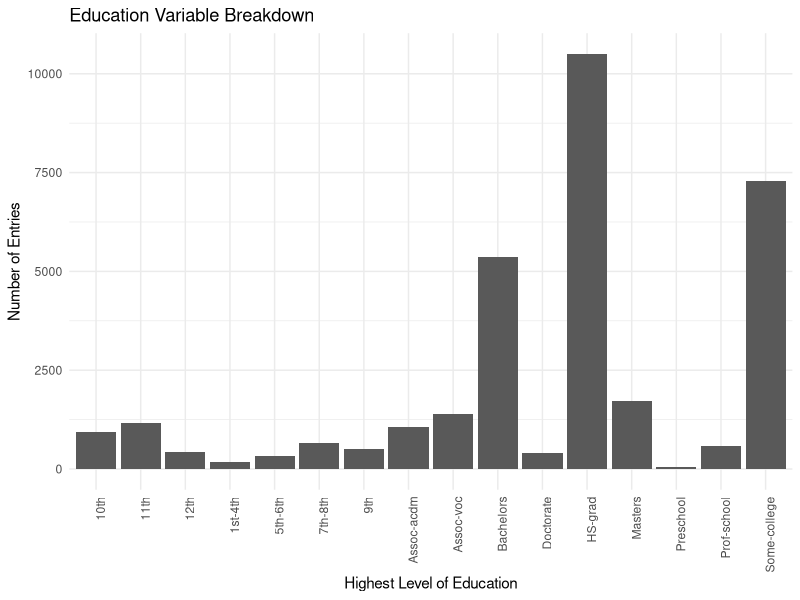
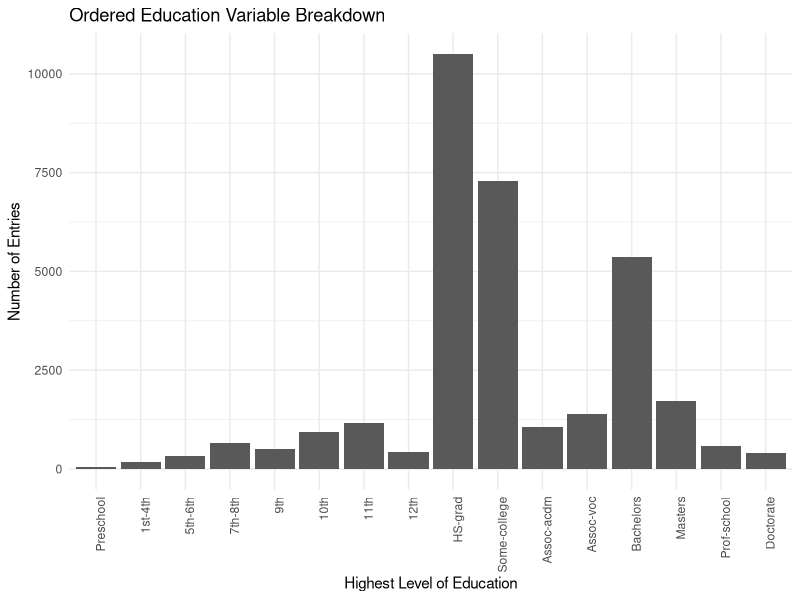
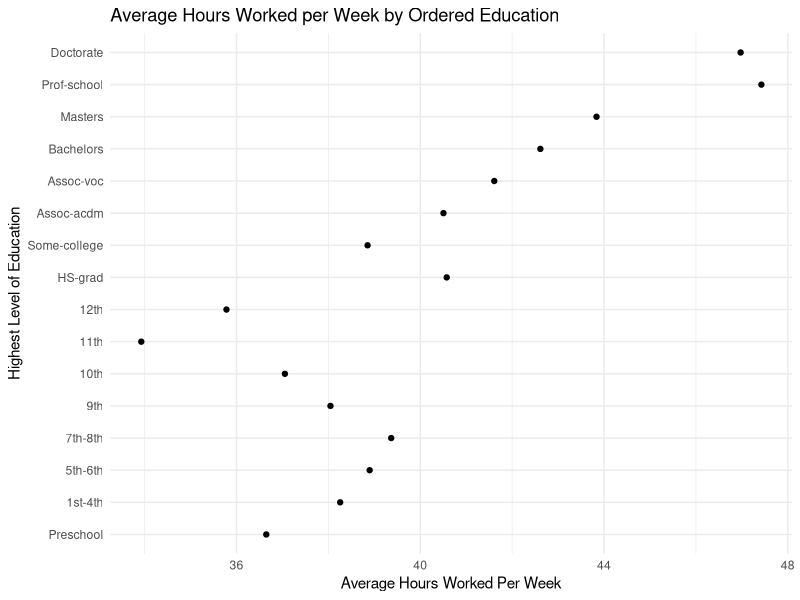
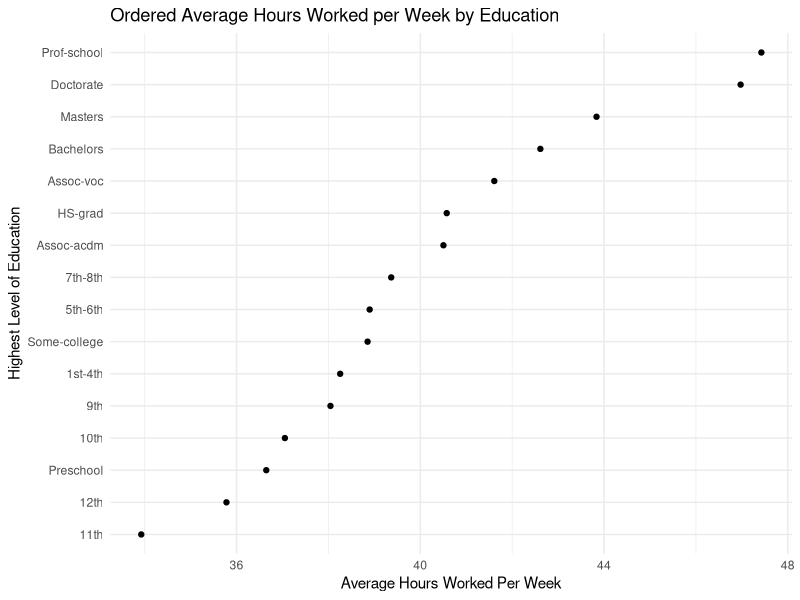
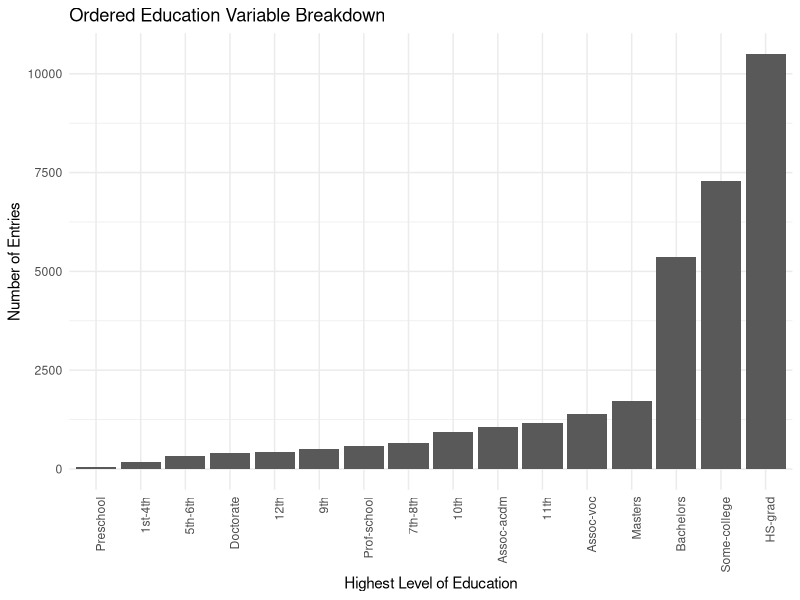
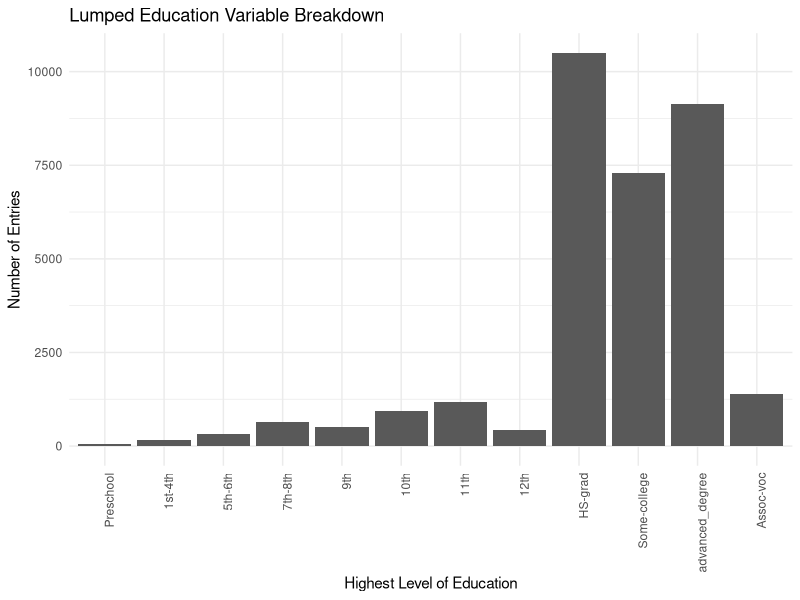
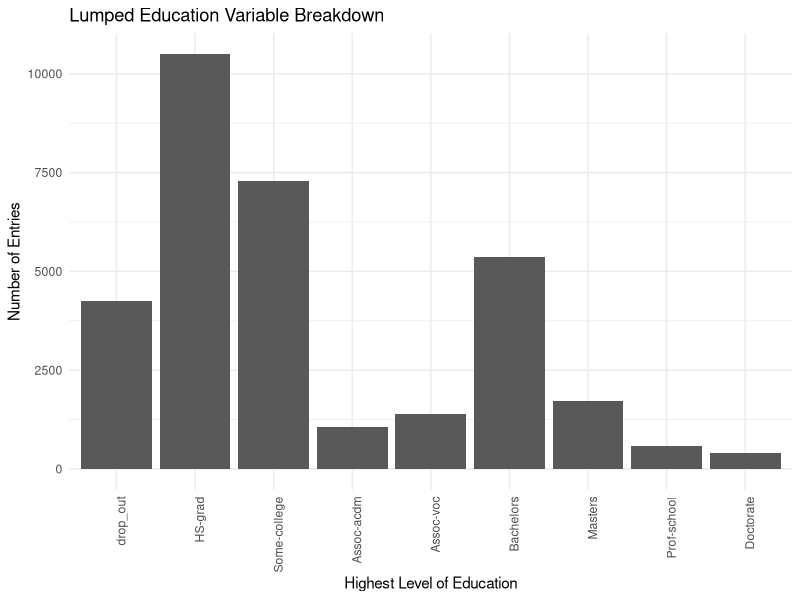

R code for these plots, in order:
## ---- chunk 1
library('tidyverse')
## ---- chunk 2
income_predict_data <- read_csv("forcats_data.csv")
## ---- chunk 3
# view dataset
income_predict_data
## ---- chunk 4
# call the dataset 'then'
income_predict_data %>%
# count number of occurrences of each element in the race variable
  count(race)
## ---- chunk 5
# call the dataset
income_predict_data %>%
# plot the dataset's variable 'education'
  ggplot(aes(education)) + 
# use a bar chart
  geom_bar() +
# adjust the theme and labels
  theme_minimal() + 
  theme(axis.text.x = element_text(angle = 90, hjust = 1)) + 
  xlab("Highest Level of Education") + 
  ylab("Number of Entries") + 
  ggtitle("Education Variable Breakdown")
## ---- chunk 6
# view possible categories for education
unique(income_predict_data$education)

# order categories logically by hand
education_levels <- c("Preschool", "1st-4th", "5th-6th", "7th-8th", "9th", "10th", "11th", "12th", "HS-grad", "Some-college", "Assoc-acdm", "Assoc-voc", "Bachelors", "Masters", "Prof-school", "Doctorate")

# use base R factor function with defined levels to overwrite education variable
income_predict_data$education <- factor(income_predict_data$education, levels=education_levels)

# plot new education variable with ordered factors
income_predict_data %>%
  ggplot(aes(education)) + 
  geom_bar() + 
  theme_minimal() + 
  theme(axis.text.x = element_text(angle = 90, hjust = 1)) + 
  xlab("Highest Level of Education") + 
  ylab("Number of Entries") + 
  ggtitle("Ordered Education Variable Breakdown")
## ---- chunk 7
# copy original dataset into new dataset, 'then'
education_hours_summary <- income_predict_data %>%
# group new dataset by education factored variable, 'then'
  group_by(education) %>%
# use dplyr's summarize function to...
  summarize(
# calculate the average hours worked (grouped by education factor)
    avg_hours_worked = mean(hours_per_week, na.rm = TRUE)
  )

# plot average hours worked per week as grouped by education
ggplot(education_hours_summary) + 
  geom_point(aes(avg_hours_worked, education)) + 
  theme_minimal() + 
  xlab("Average Hours Worked Per Week") + 
  ylab("Highest Level of Education") + 
  ggtitle("Average Hours Worked per Week by Ordered Education")

## ---- chunk 8
# take the previously created education_hours_summary dataset, 'then'
education_hours_summary %>%
# reorder the factor, education, by avg_hours_worked, 'then'
  mutate(education = fct_reorder(education, avg_hours_worked)) %>%
# plot the newly ordered factor and avg_hours_worked
  ggplot(aes(avg_hours_worked, education)) + 
  geom_point() + 
  theme_minimal() + 
  xlab("Average Hours Worked Per Week") + 
  ylab("Highest Level of Education") + 
  ggtitle("Ordered Average Hours Worked per Week by Education")
## ---- chunk 9
# take the original dataset, 'then'
income_predict_data %>%
# change the education variable so that it's ordered by reverse frequency, 'then'
  mutate(education = education %>% fct_infreq() %>% fct_rev()) %>%
# plot the new education variable
  ggplot(aes(education)) + 
  geom_bar() + 
  theme_minimal() + 
  theme(axis.text.x = element_text(angle = 90, hjust = 1)) + 
  xlab("Highest Level of Education") + 
  ylab("Number of Entries") + 
  ggtitle("Ordered Education Variable Breakdown")
  
## ---- chunk 10
# take the initial dataset, 'then'
income_predict_data %>%
# change the education variable, by recoding the education variable
  mutate(education = fct_recode(education, 
# the new category "Associates" is made up of what used to be "Assoc-acdm"
         "Associates" = "Assoc-acdm",
# the new category "Vocational" is made up of what used to be "Assoc-voc"
         "Vocational" = "Assoc-voc",
# the new category "Professional" is made up of what used to be "Prof-school"
         "Professional" = "Prof-school"
# complete this function, 'then'
         )) %>%
# count the newly altered variable
  count(education)
## ---- chunk 11
# lump the smallest groups together to other, num big groups = 5

# take the original dataset, 'then'
income_predict_data %>%
# change the education variable by lumping the education variable into 5 largest categories + 'other', 'then'
  mutate(education = fct_lump(education, n = 5)) %>%
# count the new variable
  count(education)
## ---- chunk 12
# take the initial dataset, 'then'
income_predict_data %>%
# change the education variable using factor collapse on the education variable
  mutate(education = fct_collapse(education,
# create a new factor, advanced_degree, made up of five old factors collapsed together
        advanced_degree = c("Assoc-acdm","Bachelors", "Masters",
                            "Doctorate", "Prof-school")
# 'then'
  )) %>%
# plot the new education variable 
  ggplot(aes(education)) + 
  geom_bar() + 
  theme_minimal() + 
  theme(axis.text.x = element_text(angle = 90, hjust = 1)) + 
  xlab("Highest Level of Education") + 
  ylab("Number of Entries") + 
  ggtitle("Lumped Education Variable Breakdown")
## ---- chunk 13
# take the intitial dataset, 'then'
income_predict_data %>%
# change the education variable by recoding the factors of the education variable
  mutate(education = fct_recode(education,
# make a new factor, "drop_out", populate it with the old "Preeschool" factor
      "drop_out" = "Preschool",
# repeat ad nauseam
      "drop_out" = "1st-4th",
      "drop_out" = "5th-6th",
      "drop_out" = "7th-8th", 
      "drop_out" = "9th",
      "drop_out" = "10th", 
      "drop_out" = "11th",
      "drop_out" = "12th")
# THEN
      ) %>%
# plot the new education variable
  ggplot(aes(education)) + 
  geom_bar() + 
    theme_minimal() + 
    theme(axis.text.x = element_text(angle = 90, hjust = 1)) + 
    xlab("Highest Level of Education") + 
    ylab("Number of Entries") + 
    ggtitle("Lumped Education Variable Breakdown")
  
